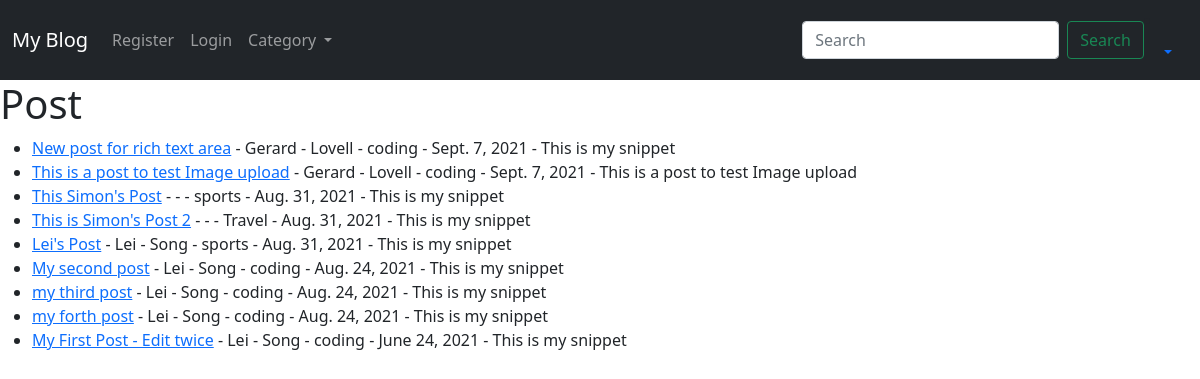
The page / on the database its author committed.
### blog/models.py (models this page shows, shortened)
class Post(models.Model):
    title = models.CharField(max_length=255)
    header_image = models.ImageField(null=True, blank=True, upload_to='images/')
    title_tab = models.CharField(max_length=255)
    author = models.ForeignKey(User, on_delete=models.CASCADE)
    pub_date = models.DateField(auto_now_add=True)
    body = RichTextField(blank=True, null=True)
    category = models.ForeignKey(Category, on_delete=models.CASCADE)
    likes = models.ManyToManyField(User, related_name='blog_posts')
    snippet = models.CharField(max_length=255, default='This is my snippet')

class Category(models.Model):
    name = models.CharField(max_length=255)

### blog/views.py (the view)
# urls.py: path('', HomeView.as_view(), name="home"),
class HomeView(ListView):
    model = Post
    template_name = 'home.html'
    ordering = ['-pub_date']

### blog/context_processors.py (called while the page is built)
def getCategories(request):
    return {'categories': Category.objects.all()}

### blog/templates/home.html (shortened to what this page needs)
{% extends 'base.html' %}
{% block content %}
    <h1>Post</h1>
    <ul>
        {% for item in object_list %}
            <li>
                <a href="{% url 'article-detail' item.pk %}">{{ item.title }}</a> - {{ item.author.first_name }}
                - {{ item.author.last_name }}
                - {{ item.category.name }}
                - {{ item.pub_date }}
                - {{ item.snippet }}
            </li>
        {% endfor %}
    </ul>
{% endblock %}

### blog/templates/base.html (shortened to what this page needs)
<!doctype html>
<html lang="en">
<head>
    <link href="https://cdn.jsdelivr.net/npm/bootstrap@5.1.0/dist/css/bootstrap.min.css" rel="stylesheet"
>
</head>
<body>
<nav class="navbar navbar-expand-lg navbar-dark bg-dark">
    <div class="container-fluid">
        <a class="navbar-brand" href="{% url 'home' %} ">My Blog</a>
        <div class="collapse navbar-collapse" id="navbarSupportedContent">
            <ul class="navbar-nav me-auto mb-2 mb-lg-0">
                {% if user.is_authenticated %}
                    <li class="nav-item">
                        <a class="nav-link active" aria-current="page" href="{% url 'add-post' %}">Add Post</a>
                    </li>
                    <li class="nav-item">
                        <a class="nav-link" href="{% url 'logout' %}">Logout</a>
                    </li>
                    <li class="nav-item">
                        <a class="nav-link" href="{% url 'add-category' %}">Add Category</a>
                    </li>
                {% else %}
                    <li class="nav-item">
                        <a class="nav-link" href="{% url 'register' %}">Register</a>
                    </li>
                    <li class="nav-item">
                        <a class="nav-link" href="{% url 'login' %}">Login</a>
                    </li>
                {% endif %}
                <li class="nav-item dropdown">
                    <a class="nav-link dropdown-toggle" href="#" id="navbarDropdown" role="button"
                       data-bs-toggle="dropdown" aria-expanded="false">
                        Category
                    </a>
                </li>
            </ul>
            <form class="d-flex" method="post" action="{% url 'search-post' %}">
                <input class="form-control me-2" type="search" name='search_target' placeholder="Search" aria-label="Search">
                <button class="btn btn-outline-success" type="submit">Search</button>
            </form>
        <li class="nav-item dropdown ml-auto" >
                    <a class="nav-link dropdown-toggle" href="#" id="navbarDropdown" role="button"
                       data-bs-toggle="dropdown" aria-expanded="false">
                    </a>
                </li>
        </div>
    </div>
</nav>
{% block content %}
{% endblock %}
</body>
</html>

### rows shown on the page
Post: title "New post for rich text area", author.first_name "Gerard", author.last_name "Lovell", category.name "coding", pub_date "Sept. 7, 2021", snippet "This is my snippet"
Post: title "This is a post to test Image upload", author.first_name "Gerard", author.last_name "Lovell", category.name "coding", pub_date "Sept. 7, 2021", snippet "This is a post to test Image upload"
Post: title "This Simon's Post", category.name "sports", pub_date "Aug. 31, 2021", snippet "This is my snippet"
Post: title "This is Simon's Post 2", category.name "Travel", pub_date "Aug. 31, 2021", snippet "This is my snippet"
Post: title "Lei's Post", author.first_name "Lei", author.last_name "Song", category.name "sports", pub_date "Aug. 31, 2021", snippet "This is my snippet"
Post: title "My second post", author.first_name "Lei", author.last_name "Song", category.name "coding", pub_date "Aug. 24, 2021", snippet "This is my snippet"
Post: title "my third post", author.first_name "Lei", author.last_name "Song", category.name "coding", pub_date "Aug. 24, 2021", snippet "This is my snippet"
Post: title "my forth post", author.first_name "Lei", author.last_name "Song", category.name "coding", pub_date "Aug. 24, 2021", snippet "This is my snippet"
Post: title "My First Post - Edit twice", author.first_name "Lei", author.last_name "Song", category.name "coding", pub_date "June 24, 2021", snippet "This is my snippet"
